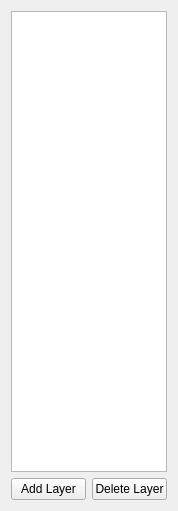
<?xml version="1.0" encoding="UTF-8"?>
<ui version="4.0">
 <class>Form</class>
 <widget class="QWidget" name="Form">
  <property name="geometry">
   <rect>
    <x>0</x>
    <y>0</y>
    <width>174</width>
    <height>511</height>
   </rect>
  </property>
  <property name="sizePolicy">
   <sizepolicy hsizetype="Preferred" vsizetype="Preferred">
    <horstretch>80</horstretch>
    <verstretch>0</verstretch>
   </sizepolicy>
  </property>
  <property name="windowTitle">
   <string>Form</string>
  </property>
  <layout class="QGridLayout" name="gridLayout_2">
   <property name="sizeConstraint">
    <enum>QLayout::SetDefaultConstraint</enum>
   </property>
   <item row="1" column="1">
    <widget class="QPushButton" name="pushButton_2">
     <property name="sizePolicy">
      <sizepolicy hsizetype="Preferred" vsizetype="Fixed">
       <horstretch>0</horstretch>
       <verstretch>0</verstretch>
      </sizepolicy>
     </property>
     <property name="minimumSize">
      <size>
       <width>75</width>
       <height>0</height>
      </size>
     </property>
     <property name="text">
      <string>Delete Layer</string>
     </property>
    </widget>
   </item>
   <item row="1" column="0">
    <widget class="QPushButton" name="pushButton">
     <property name="sizePolicy">
      <sizepolicy hsizetype="Preferred" vsizetype="Fixed">
       <horstretch>0</horstretch>
       <verstretch>0</verstretch>
      </sizepolicy>
     </property>
     <property name="minimumSize">
      <size>
       <width>75</width>
       <height>0</height>
      </size>
     </property>
     <property name="text">
      <string>Add Layer</string>
     </property>
    </widget>
   </item>
   <item row="0" column="0" colspan="2">
    <widget class="QListView" name="listView">
     <property name="sizePolicy">
      <sizepolicy hsizetype="Preferred" vsizetype="Preferred">
       <horstretch>0</horstretch>
       <verstretch>0</verstretch>
      </sizepolicy>
     </property>
     <property name="minimumSize">
      <size>
       <width>156</width>
       <height>0</height>
      </size>
     </property>
     <property name="selectionMode">
      <enum>QAbstractItemView::ExtendedSelection</enum>
     </property>
    </widget>
   </item>
  </layout>
 </widget>
 <resources/>
 <connections/>
</ui>
